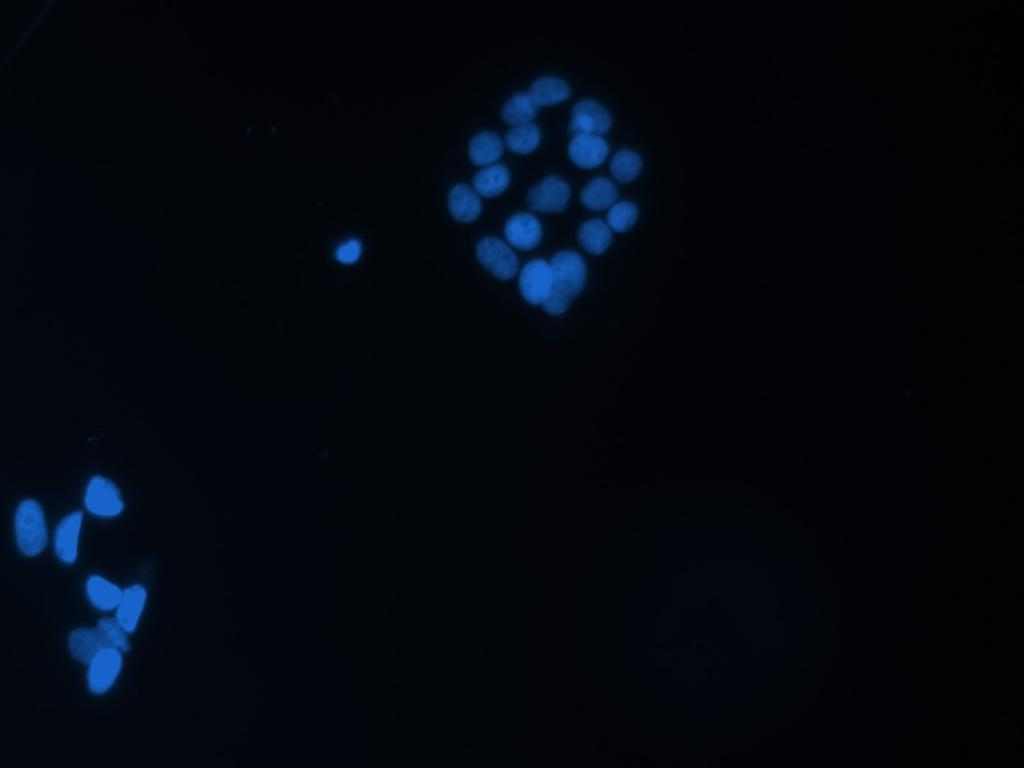
#> input picture data/NucleusSegDataExtended/TrainingSet/tr1.jpg, 1024 x 768 px; its folder holds only this picture in this run
$ python main.py --img_path data/NucleusSegDataExtended/TrainingSet/tr1.jpg
#> lines starting #> are read from the running program, lines starting #| are printed output that depends on the picture
from skimage.io import imread_collection, imshow_collection
from skimage.filters import threshold_multiotsu
from skimage.color import rgb2gray
from scipy.ndimage import distance_transform_edt
from skimage.measure import label
from skimage.segmentation import watershed
from skimage.filters import median
from skimage import feature
from skimage.color import label2rgb
from scipy import ndimage as ndi
from matplotlib.colors import ListedColormap
import numpy as np
import argparse

def main():
    parser = argparse.ArgumentParser(description='Img. Seg. and Instance Seg. tutorial')
    parser.add_argument('--img_path',
                        default ='data/NucleusSegDataExtended/TrainingSet/*.jpg',
                        help='Path to imgs')
    args = parser.parse_args()
    img_path = args.img_path
    col = imread_collection(img_path)
#> col = 1 item
    #convert to np array
    np_col = np.array(col)
    #original fig
    og_fig = imshow_collection(col)
    og_fig.savefig('og_fig')
    #conver to grayscale
    gray_col = rgb2gray(col)
    #save grayscale
    gray_fig = imshow_collection(gray_col)
    gray_fig.savefig('gray_fig', cmap = 'gray')
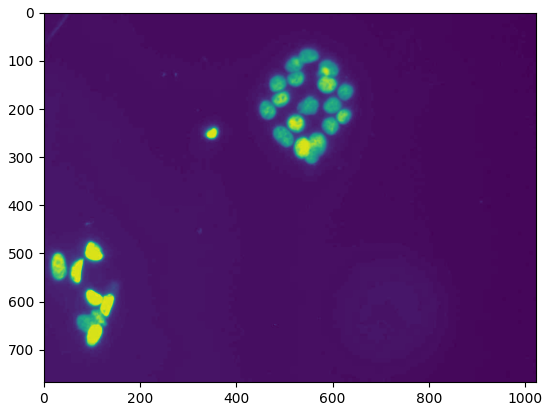
#> figure drawn by matplotlib, 1 panel
    #get avg otsu's thrsh on collection
    avg_thr = threshold_multiotsu(gray_col)
#> avg_thr = [0.0979, 0.246]
    #apply threshold to images
    avg_thr_imgs = np.digitize(gray_col, bins=avg_thr)
    #make a dict of each indiv thresh, would like to figure out how to vectorize if possible
    indiv_thr = {}
    for key, val in enumerate(gray_col):
        indiv_thr[key] = threshold_multiotsu(val)
#> this loop made 1 pass
#> key on pass 1: 0
#> after the loop, indiv_thr = {0: [0.0979, 0.246]}
    #make new dict for indiv thresholded imgs
    indiv_thr_imgs = [np.digitize(img, bins=thr) for thr, img in
                          zip(indiv_thr.values(), gray_col)]
#> indiv_thr_imgs = 1 item
    #turn thrshd vals into a numpy arrays so we can compute the diff
    np_indiv_thr = np.array(indiv_thr_imgs)
    np_avg_thr = np.array(avg_thr_imgs)
    #get difference b/w each
    diff_imgs = avg_thr_imgs ^ np_indiv_thr

    #save each image collection
    avg_fig = imshow_collection(avg_thr_imgs,cmap = 'gray')
    avg_fig.savefig('avg_thr_fig')
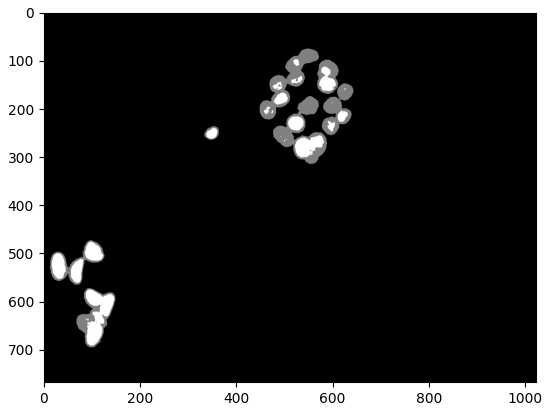
#> figure drawn by matplotlib, 1 panel
    indiv_fig = imshow_collection(np_indiv_thr,cmap = 'gray')
    indiv_fig.savefig('indiv_thr_fig')
    diff_fig = imshow_collection(diff_imgs,cmap = 'gray')
    diff_fig.savefig('diff_fig')
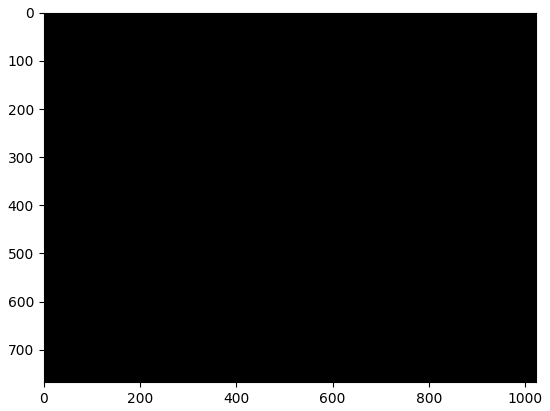
#> figure drawn by matplotlib, 1 panel
    #now compute instance seg.
    #get eucl. dist. of mask from bkgd for avg
    avg_thr_distance = ndi.distance_transform_edt(np_avg_thr)
    #and indiv
    indiv_thr_distance = ndi.distance_transform_edt(np_indiv_thr)

    #now compute watershed w/ ndi
    #first compute local max, to tell us where the max distances of our nuclei are
    #from the bground
    avg_local_maxima = ndi.maximum_filter(avg_thr_distance, size=21)
    indiv_local_maxima = ndi.maximum_filter(indiv_thr_distance,size=21)
    #next label the connected regions
    avg_markers, _ = ndi.label(avg_local_maxima)
    indiv_markers, _ = ndi.label(indiv_local_maxima)
    #now compute watershed
    avg_labels = watershed(-avg_thr_distance, avg_markers, mask=np_avg_thr)
    indiv_labels = watershed(-indiv_thr_distance, indiv_markers, mask=np_indiv_thr)

    # Use ListedColormap to create a random colormap to
    # help visualize the results
    cmap = ListedColormap(np.random.rand(256,3))
    avg_fig = imshow_collection(avg_labels)
    avg_fig.savefig('avg_inst_fig', cmap=cmap)
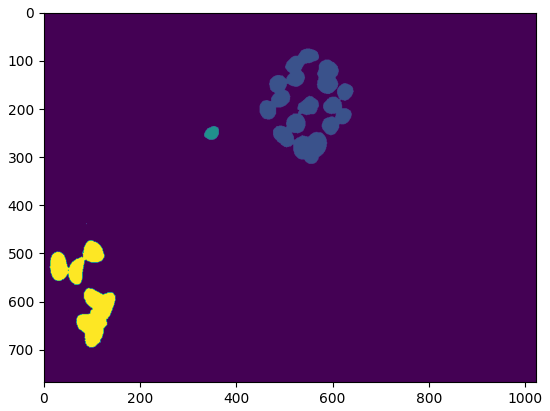
#> figure drawn by matplotlib, 1 panel
    indiv_fig = imshow_collection(indiv_labels)
    indiv_fig.savefig('indiv_inst_fig', cmap=cmap)

    ## now compute contours of each


if __name__ == '__main__':
    main()

$ run again, on data/NucleusSegDataExtended/TrainingSet/tr13.jpg
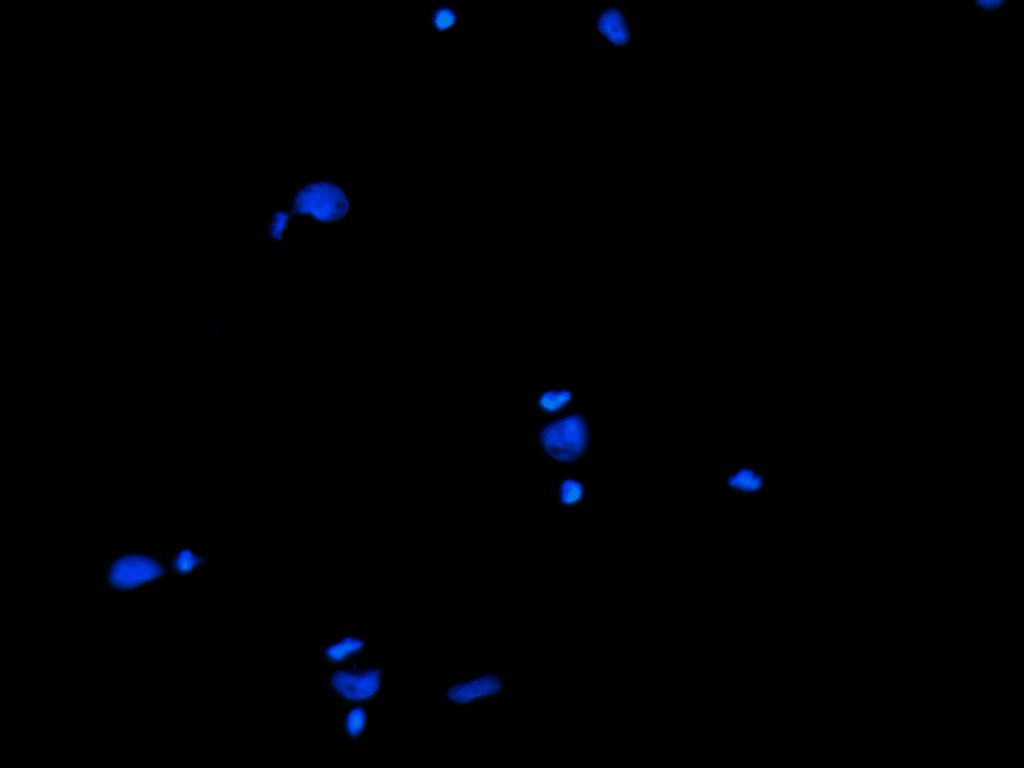
#> input picture data/NucleusSegDataExtended/TrainingSet/tr13.jpg, 1024 x 768 px
#> col = 1 item
#> in main, `gray_fig.savefig('gray_fig', cmap = 'gray')`:
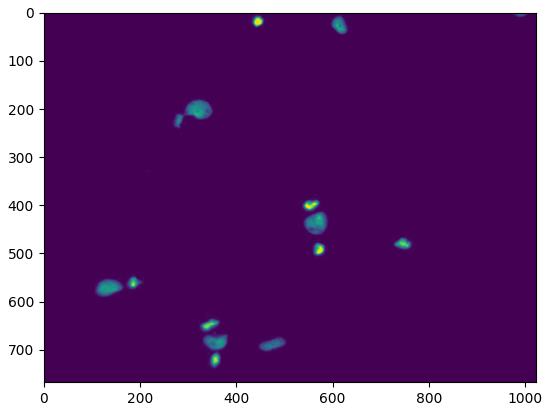
#> figure drawn by matplotlib, 1 panel
#> avg_thr = [0.065, 0.192]
#> the loop in main, `for key, val in enumerate(gray_col):` made 1 pass
#> key on pass 1: 0
#> after the loop in main, `for key, val in enumerate(gray_col):`: indiv_thr = {0: [0.065, 0.192]}
#> indiv_thr_imgs = 1 item
#> in main, `avg_fig.savefig('avg_thr_fig')`:
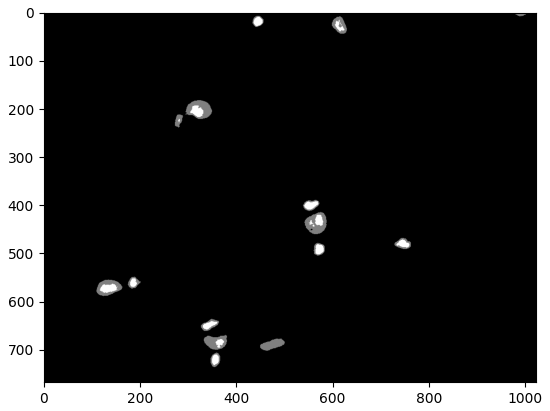
#> figure drawn by matplotlib, 1 panel

$ run again, on data/NucleusSegDataExtended/TrainingSet/tr14.jpg
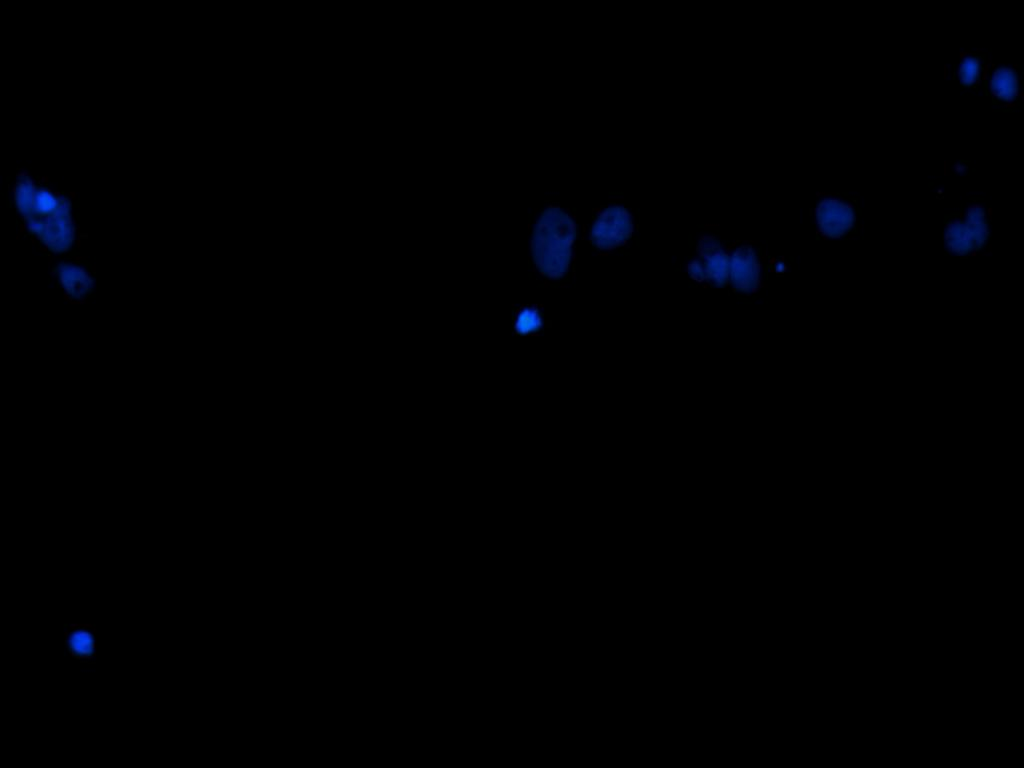
#> input picture data/NucleusSegDataExtended/TrainingSet/tr14.jpg, 1024 x 768 px
#> col = 1 item
#> in main, `gray_fig.savefig('gray_fig', cmap = 'gray')`:
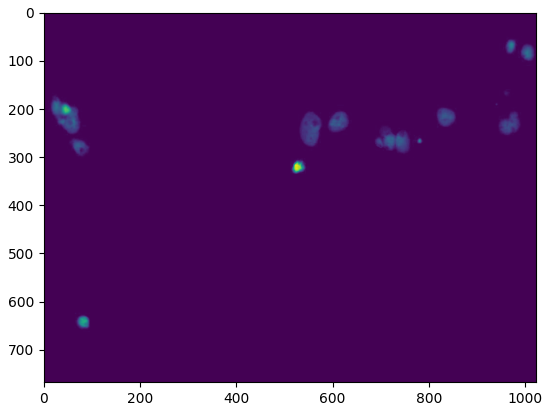
#> figure drawn by matplotlib, 1 panel
#> avg_thr = [0.0382, 0.152]
#> the loop in main, `for key, val in enumerate(gray_col):` made 1 pass
#> key on pass 1: 0
#> after the loop in main, `for key, val in enumerate(gray_col):`: indiv_thr = {0: [0.0382, 0.152]}
#> indiv_thr_imgs = 1 item
#> in main, `avg_fig.savefig('avg_thr_fig')`:
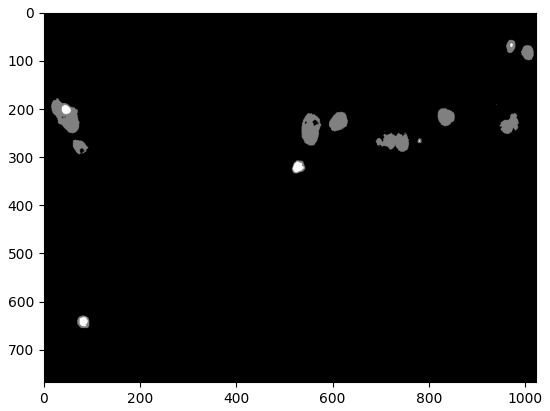
#> figure drawn by matplotlib, 1 panel

$ run again, on data/NucleusSegDataExtended/TrainingSet/tr15.jpg
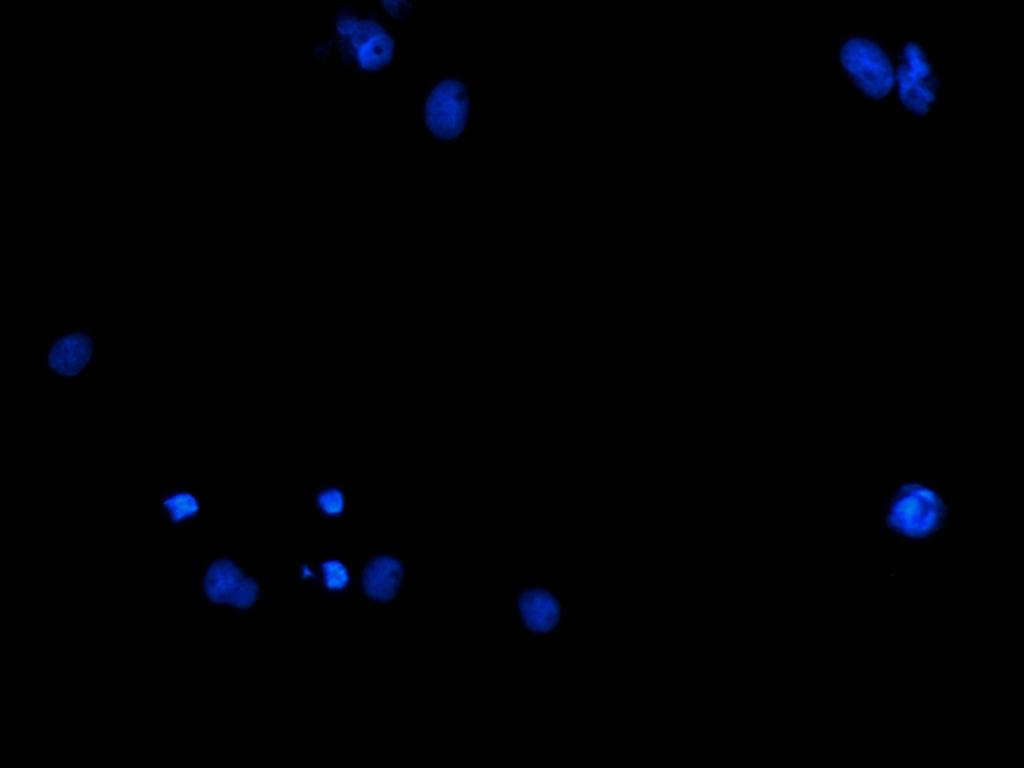
#> input picture data/NucleusSegDataExtended/TrainingSet/tr15.jpg, 1024 x 768 px
#> col = 1 item
#> in main, `gray_fig.savefig('gray_fig', cmap = 'gray')`:
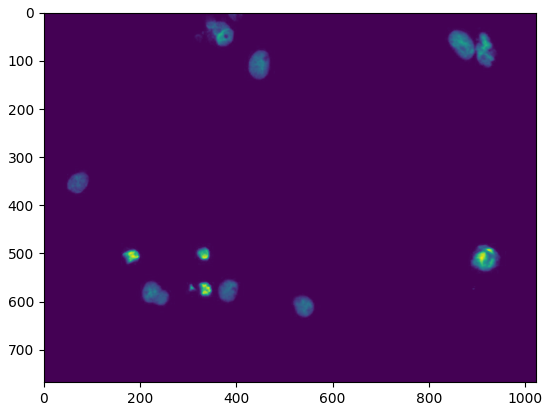
#> figure drawn by matplotlib, 1 panel
#> avg_thr = [0.0539, 0.179]
#> the loop in main, `for key, val in enumerate(gray_col):` made 1 pass
#> key on pass 1: 0
#> after the loop in main, `for key, val in enumerate(gray_col):`: indiv_thr = {0: [0.0539, 0.179]}
#> indiv_thr_imgs = 1 item
#> in main, `avg_fig.savefig('avg_thr_fig')`:
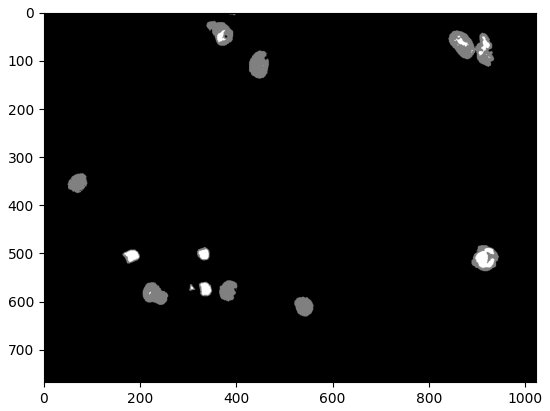
#> figure drawn by matplotlib, 1 panel

$ run again, on data/NucleusSegDataExtended/TrainingSet/tr10.jpg
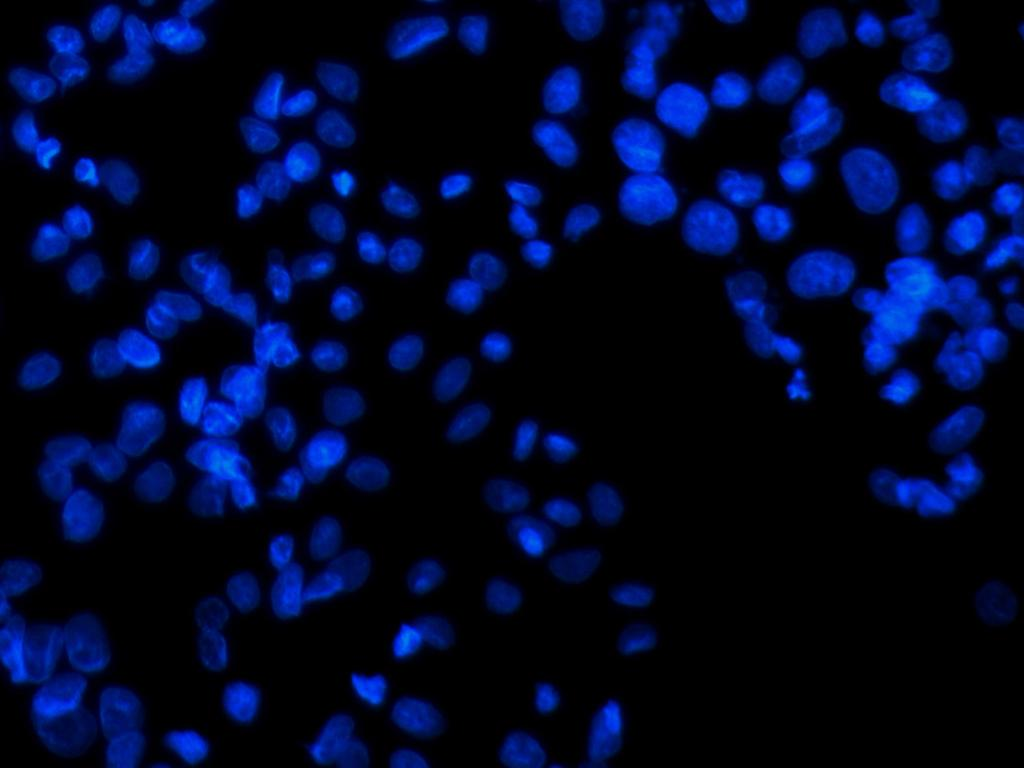
#> input picture data/NucleusSegDataExtended/TrainingSet/tr10.jpg, 1024 x 768 px
#> col = 1 item
#> avg_thr = [0.0542, 0.156]
#> the loop in main, `for key, val in enumerate(gray_col):` made 1 pass
#> key on pass 1: 0
#> after the loop in main, `for key, val in enumerate(gray_col):`: indiv_thr = {0: [0.0542, 0.156]}
#> indiv_thr_imgs = 1 item
#> in main, `avg_fig.savefig('avg_inst_fig', cmap=cmap)`:
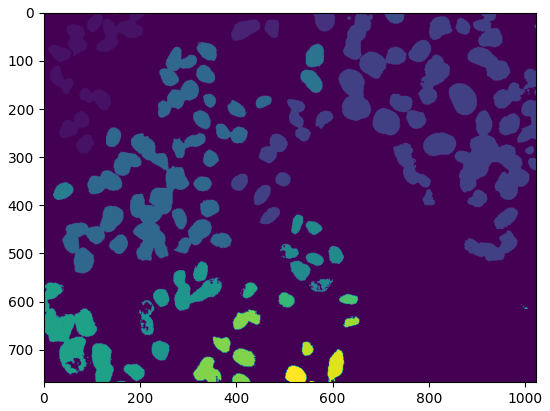
#> figure drawn by matplotlib, 1 panel
